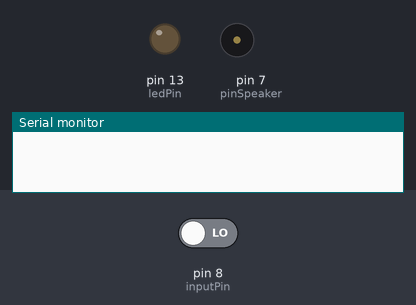
The sketch below on a simulated Arduino Uno, built with avr-gcc and run on an emulated ATmega328P. On the bench: output pins drawn as LEDs (lit = HIGH), buzzer (waves = sounding), the last lines printed to the serial monitor. The test bench sets the inputs (shaded band); at power-on: pin 8 (inputPin) LOW.

Above: at 1.2 s.
1.3 s: pin 8 (inputPin) driven HIGH
At 1.74 s:
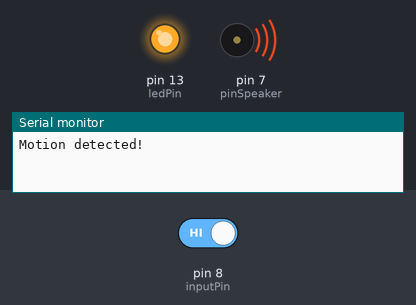
4.3 s: pin 8 (inputPin) driven LOW
At 5.6 s:
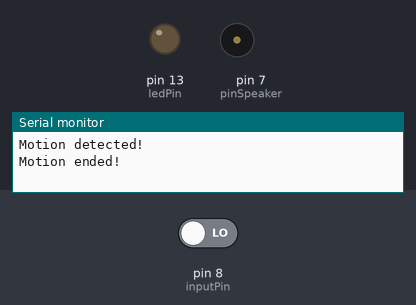
Timing chart, 0 to 7.3 s (numbered marks = the images above; inputs shaded):
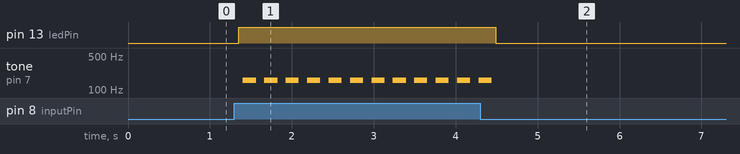

The sketch:

motion_sensing.ino
```cpp
//Electronic Buzz

int ledPin = 13;
int inputPin = 8;
int pirState = LOW;
int val = 0;
int pinSpeaker = 7;

void setup()
{
pinMode(ledPin, OUTPUT);
pinMode(inputPin, INPUT);
pinMode(pinSpeaker, OUTPUT);
Serial.begin(9600);
}

void loop()
{
val = digitalRead(inputPin);
if (val == HIGH)
{
digitalWrite(ledPin, HIGH);
playTone(300, 160);
delay(80);

if (pirState == LOW)
{
Serial.println("Motion detected!");
pirState = HIGH;
}
}
 else
{
digitalWrite(ledPin, LOW);
playTone(0, 0);
delay(150);

if (pirState == HIGH)
{
Serial.println("Motion ended!");
pirState = LOW;
}
}
}


void playTone(long duration, int freq)
{
duration *= 600;
int period = (1.0 / freq) * 1000000;
long elapsed_time = 0;
while (elapsed_time < duration)
{
digitalWrite(pinSpeaker,HIGH);
delayMicroseconds(period / 2);
digitalWrite(pinSpeaker, LOW);
delayMicroseconds(period / 2);
elapsed_time += (period);
}
}
```

Measured:
- after the input at 1.3 s, pin 13 (ledPin): LOW → HIGH after 0.05 s; tone on pin 7 (pinSpeaker): alternates 160 Hz for 0.16 s and silent for 0.10 s, starting after 0.10 s
- after the input at 4.3 s, pin 13 (ledPin): HIGH → LOW after 0.19 s; tone on pin 7 (pinSpeaker): goes on until 4.4 s, then stays silent
